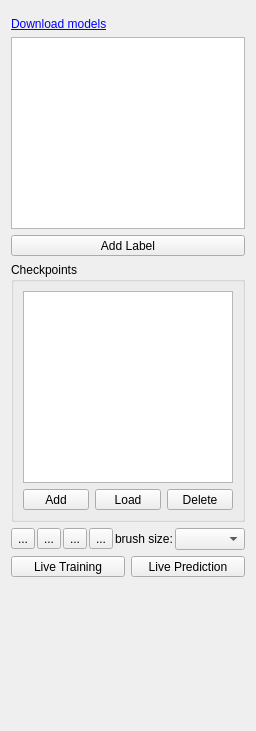
<?xml version="1.0" encoding="UTF-8"?>
<ui version="4.0">
 <class>containingWidget</class>
 <widget class="QWidget" name="containingWidget">
  <property name="geometry">
   <rect>
    <x>0</x>
    <y>0</y>
    <width>256</width>
    <height>731</height>
   </rect>
  </property>
  <property name="sizePolicy">
   <sizepolicy hsizetype="Preferred" vsizetype="Preferred">
    <horstretch>1</horstretch>
    <verstretch>0</verstretch>
   </sizepolicy>
  </property>
  <property name="minimumSize">
   <size>
    <width>256</width>
    <height>0</height>
   </size>
  </property>
  <property name="baseSize">
   <size>
    <width>0</width>
    <height>0</height>
   </size>
  </property>
  <property name="windowTitle">
   <string>Form</string>
  </property>
  <layout class="QVBoxLayout" name="verticalLayout_9">
   <item>
    <layout class="QVBoxLayout" name="verticalLayout">
     <item>
      <widget class="ModelStateControl" name="modelStateControl"/>
     </item>
     <item>
      <widget class="QLabel" name="downloadModelsLabel">
       <property name="sizePolicy">
        <sizepolicy hsizetype="Minimum" vsizetype="Minimum">
         <horstretch>0</horstretch>
         <verstretch>0</verstretch>
        </sizepolicy>
       </property>
       <property name="text">
        <string>&lt;a href=&quot;https://bioimage.io/#/?partner=ilastik&amp;type=model&quot;&gt;Download models&lt;/a&gt;</string>
       </property>
       <property name="textFormat">
        <enum>Qt::RichText</enum>
       </property>
       <property name="openExternalLinks">
        <bool>true</bool>
       </property>
       <property name="textInteractionFlags">
        <set>Qt::TextBrowserInteraction</set>
       </property>
      </widget>
     </item>
     <item>
      <widget class="LabelListView" name="labelListView">
       <property name="sizePolicy">
        <sizepolicy hsizetype="Minimum" vsizetype="MinimumExpanding">
         <horstretch>0</horstretch>
         <verstretch>0</verstretch>
        </sizepolicy>
       </property>
       <property name="minimumSize">
        <size>
         <width>0</width>
         <height>0</height>
        </size>
       </property>
      </widget>
     </item>
     <item>
      <widget class="QToolButton" name="AddLabelButton">
       <property name="sizePolicy">
        <sizepolicy hsizetype="Expanding" vsizetype="Fixed">
         <horstretch>0</horstretch>
         <verstretch>0</verstretch>
        </sizepolicy>
       </property>
       <property name="styleSheet">
        <string notr="true"/>
       </property>
       <property name="text">
        <string>Add Label</string>
       </property>
       <property name="icon">
        <iconset>
         <normaloff>../../shell/gui/icons/16x16/actions/list-add.png</normaloff>../../shell/gui/icons/16x16/actions/list-add.png</iconset>
       </property>
       <property name="toolButtonStyle">
        <enum>Qt::ToolButtonTextBesideIcon</enum>
       </property>
      </widget>
     </item>
    </layout>
   </item>
   <item>
    <widget class="QGroupBox" name="checkpoints">
     <property name="title">
      <string>Checkpoints</string>
     </property>
     <layout class="QVBoxLayout" name="verticalLayout_5">
      <item>
       <layout class="QVBoxLayout" name="verticalLayout_4">
        <item>
         <widget class="QListView" name="checkpointList"/>
        </item>
        <item>
         <layout class="QHBoxLayout" name="horizontalLayout_3">
          <item>
           <widget class="QToolButton" name="addCheckpoint">
            <property name="sizePolicy">
             <sizepolicy hsizetype="Expanding" vsizetype="Fixed">
              <horstretch>0</horstretch>
              <verstretch>0</verstretch>
             </sizepolicy>
            </property>
            <property name="text">
             <string>Add</string>
            </property>
           </widget>
          </item>
          <item>
           <widget class="QToolButton" name="loadCheckpoint">
            <property name="sizePolicy">
             <sizepolicy hsizetype="Expanding" vsizetype="Fixed">
              <horstretch>0</horstretch>
              <verstretch>0</verstretch>
             </sizepolicy>
            </property>
            <property name="text">
             <string>Load</string>
            </property>
           </widget>
          </item>
          <item>
           <widget class="QToolButton" name="removeCheckpoint">
            <property name="sizePolicy">
             <sizepolicy hsizetype="Expanding" vsizetype="Fixed">
              <horstretch>0</horstretch>
              <verstretch>0</verstretch>
             </sizepolicy>
            </property>
            <property name="text">
             <string>Delete</string>
            </property>
           </widget>
          </item>
         </layout>
        </item>
       </layout>
      </item>
     </layout>
    </widget>
   </item>
   <item>
    <layout class="QHBoxLayout" name="horizontalLayout">
     <property name="spacing">
      <number>2</number>
     </property>
     <property name="sizeConstraint">
      <enum>QLayout::SetDefaultConstraint</enum>
     </property>
     <item>
      <widget class="QToolButton" name="arrowToolButton">
       <property name="text">
        <string>...</string>
       </property>
      </widget>
     </item>
     <item>
      <widget class="QToolButton" name="paintToolButton">
       <property name="text">
        <string>...</string>
       </property>
      </widget>
     </item>
     <item>
      <widget class="QToolButton" name="eraserToolButton">
       <property name="text">
        <string>...</string>
       </property>
       <property name="autoRaise">
        <bool>false</bool>
       </property>
      </widget>
     </item>
     <item>
      <widget class="QToolButton" name="thresToolButton">
       <property name="text">
        <string>...</string>
       </property>
      </widget>
     </item>
     <item>
      <spacer name="horizontalSpacer_3">
       <property name="orientation">
        <enum>Qt::Horizontal</enum>
       </property>
       <property name="sizeHint" stdset="0">
        <size>
         <width>20</width>
         <height>20</height>
        </size>
       </property>
      </spacer>
     </item>
     <item>
      <widget class="QLabel" name="brushSizeCaption">
       <property name="text">
        <string>brush size:</string>
       </property>
      </widget>
     </item>
     <item>
      <widget class="QComboBox" name="brushSizeComboBox">
       <property name="sizePolicy">
        <sizepolicy hsizetype="Expanding" vsizetype="Fixed">
         <horstretch>0</horstretch>
         <verstretch>0</verstretch>
        </sizepolicy>
       </property>
       <property name="sizeAdjustPolicy">
        <enum>QComboBox::AdjustToContents</enum>
       </property>
      </widget>
     </item>
    </layout>
   </item>
   <item>
    <layout class="QHBoxLayout" name="horizontalLayout_2">
     <item>
      <widget class="QToolButton" name="liveTraining">
       <property name="sizePolicy">
        <sizepolicy hsizetype="Expanding" vsizetype="Fixed">
         <horstretch>0</horstretch>
         <verstretch>0</verstretch>
        </sizepolicy>
       </property>
       <property name="text">
        <string>Live Training</string>
       </property>
       <property name="checkable">
        <bool>true</bool>
       </property>
      </widget>
     </item>
     <item>
      <widget class="QToolButton" name="livePrediction">
       <property name="sizePolicy">
        <sizepolicy hsizetype="Expanding" vsizetype="Fixed">
         <horstretch>0</horstretch>
         <verstretch>0</verstretch>
        </sizepolicy>
       </property>
       <property name="text">
        <string>Live Prediction</string>
       </property>
       <property name="checkable">
        <bool>true</bool>
       </property>
       <property name="toolButtonStyle">
        <enum>Qt::ToolButtonTextBesideIcon</enum>
       </property>
      </widget>
     </item>
    </layout>
   </item>
   <item>
    <spacer name="verticalSpacer">
     <property name="sizePolicy">
      <sizepolicy hsizetype="Expanding" vsizetype="Expanding">
       <horstretch>0</horstretch>
       <verstretch>0</verstretch>
      </sizepolicy>
     </property>
     <property name="orientation">
      <enum>Qt::Vertical</enum>
     </property>
     <property name="sizeHint" stdset="0">
      <size>
       <width>20</width>
       <height>40</height>
      </size>
     </property>
    </spacer>
   </item>
  </layout>
 </widget>
 <customwidgets>
  <customwidget>
   <class>LabelListView</class>
   <extends>QTableView</extends>
   <header>ilastik.widgets.labelListView</header>
  </customwidget>
  <customwidget>
   <class>ModelStateControl</class>
   <extends>QWidget</extends>
   <header>ilastik.applets.neuralNetwork.modelStateControl</header>
  </customwidget>
 </customwidgets>
 <resources/>
 <connections/>
</ui>
